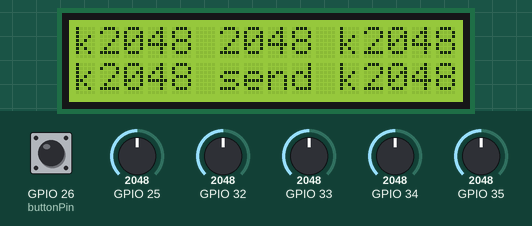
This sketch was run on a simulated ESP32. Parts: 16×2 character LCD. The inputs (shaded band) are chosen by the test bench; at power-on: GPIO 25 = 2048, GPIO 32 = 2048, GPIO 33 = 2048, GPIO 34 = 2048, GPIO 35 = 2048, GPIO 26 (buttonPin) HIGH. Nothing arrives over Bluetooth unless stated.

Above: at 1.2 s.
1.3 s: GPIO 25 set to 2866
At 2.3 s:
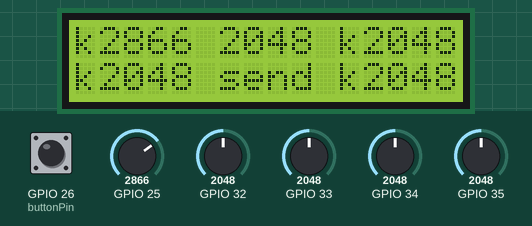
2.8 s: GPIO 32 set to 122
At 3.5 s:
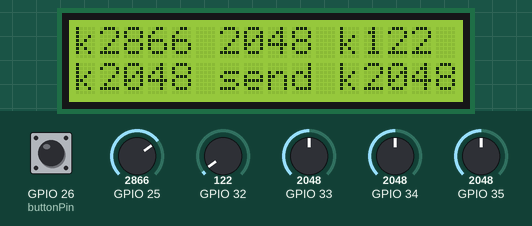
5.8 s: GPIO 33 set to 2866
At 6.2 s:
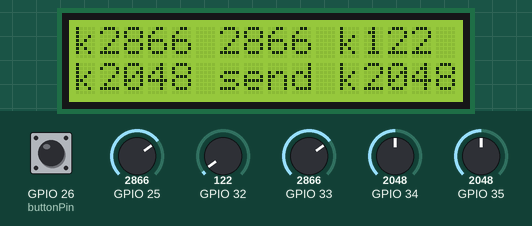
7.3 s: GPIO 34 set to 2866
At 8.6 s:
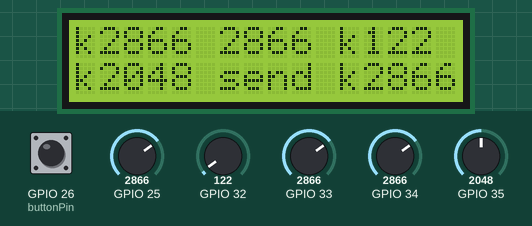
8.9 s: GPIO 35 set to 2866
At 9.8 s:
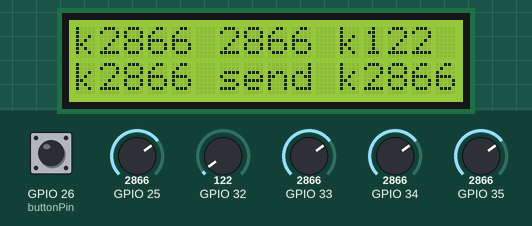
10.5 s: GPIO 25 set to 3972
At 11.0 s:
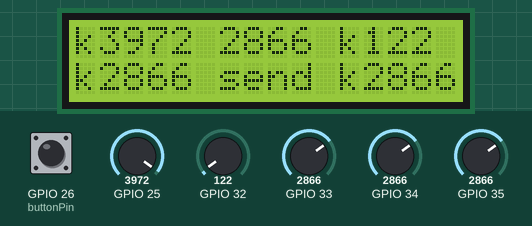
Timing chart, 0 to 13.0 s (numbered marks = the images above; inputs shaded):
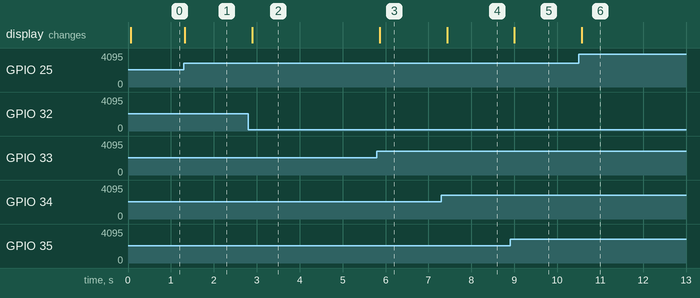

The sketch:

Node32s-BT_Wristband.ino
```cpp
#include <BluetoothSerial.h>
#include <LiquidCrystal.h>

BluetoothSerial SerialBT;

// LCD Screen Pins
const int rs = 16; // Digital Pin 16
const int en = 17; // Digital Pin 17
const int d4 = 18; // Digital Pin 18
const int d5 = 19; // Digital Pin 19
const int d6 = 5;  // Digital Pin 20
const int d7 = 21; // Digital Pin 21

LiquidCrystal lcd(rs, en, d4, d5, d6, d7);

const int buttonPin = 26; // Digital Pin 26, button pin
bool sendData = false; // Flag to use for sending data

void setup() {
  SerialBT.begin("SentryESP32"); // Bluetooth device name
  Serial.begin(115200);

  // Define GPIO Pins For Potentiometer
  pinMode(34, INPUT);
  pinMode(35, INPUT);
  pinMode(32, INPUT);
  pinMode(33, INPUT);
  pinMode(25, INPUT);

  // Set the button pin as an input with internal pull-up resistor
  pinMode(buttonPin, INPUT_PULLUP);

  // Initialize the LCD screen
  lcd.begin(16, 2);
}

void loop() {
  int potValue1 = analogRead(25);
  int potValue2 = analogRead(33);
  int potValue3 = analogRead(32);
  int potValue4 = analogRead(35);
  int potValue5 = analogRead(34);

  // Clear the LCD screen
  lcd.clear();

  // First line
  lcd.setCursor(0, 0);
  lcd.print("k");
  lcd.print(potValue1);
  lcd.print(" ");
  lcd.print(potValue2);
  lcd.print(" ");
  lcd.print("k");
  lcd.print(potValue3);

  // Second line
  lcd.setCursor(0, 1);
  lcd.print("k");
  lcd.print(potValue4);
  lcd.print(" ");
  lcd.print("send");
  lcd.print(" ");
  lcd.print("k");
  lcd.print(potValue5);

  // If a device is connected and the button is pressed, send the data
  if (SerialBT.hasClient() && digitalRead(buttonPin) == LOW) {
    SerialBT.printf("k1: %d, k2: %d, k3: %d, k4: %d, k5: %d\n", potValue1, potValue2, potValue3, potValue4, potValue5);
    sendData = true; // Mark data as sent
  }

  // Reset the flag when the button is released to prevent sending data again
  if (sendData && digitalRead(buttonPin) == HIGH) {
    sendData = false;
  }

  delay(150);
}
```

Measured:
- after the input at 1.3 s, the display: changes at once (image 1)
- after the input at 2.8 s, the display: changes after 0.09 s (image 2)
- after the input at 5.8 s, the display: changes after 0.07 s (image 3)
- after the input at 7.3 s, the display: changes after 0.14 s (image 4)
- after the input at 8.9 s, the display: changes after 0.10 s (image 5)
- after the input at 10.5 s, the display: changes after 0.07 s (image 6)
